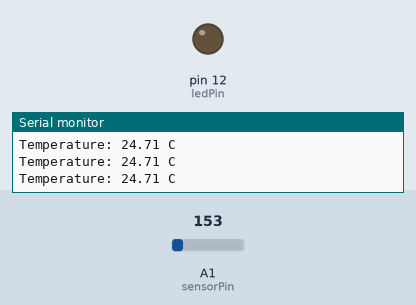
Bench run of a sketch on a simulated Arduino Uno, built with avr-gcc and run on an emulated ATmega328P. Parts: output pins drawn as LEDs (lit = HIGH), the last lines printed to the serial monitor. The test bench sets the inputs (shaded band); at power-on: A1 (sensorPin) = 153.

Above: at 1.3 s.
1.4 s: A1 (sensorPin) set to 180
At 2.7 s:
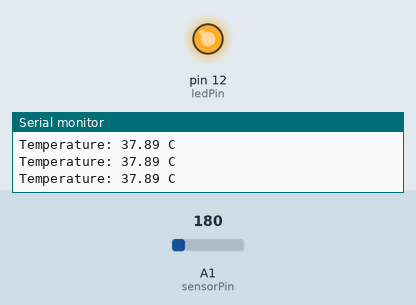
3.0 s: A1 (sensorPin) set to 133
At 4.0 s:
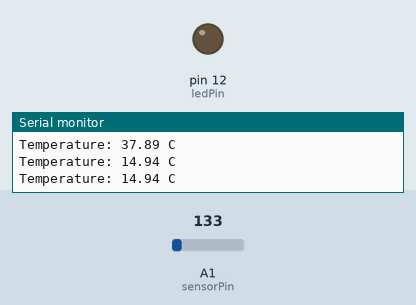
4.5 s: A1 (sensorPin) set to 165
At 5.2 s:
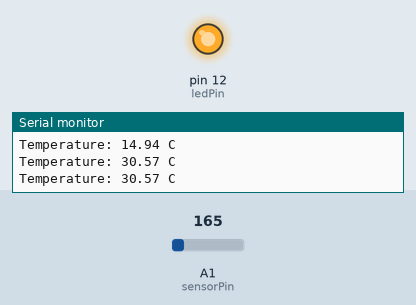
Timing chart, 0 to 7.5 s (numbered marks = the images above; inputs shaded):
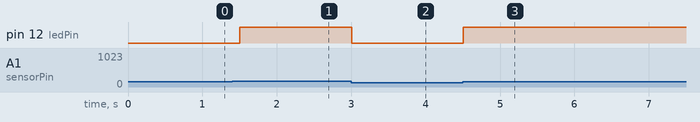

The sketch:

Smart_temperature_project.ino
```cpp
// Project 3: Temperature Monitoring System
int sensorPin = A1; // Temperature sensor connected to A1
int ledPin = 12;    // Indicator LED connected to 12

void setup() {
  pinMode(ledPin, OUTPUT);
  Serial.begin(9600);
}

void loop() {
  int sensorReading = analogRead(sensorPin);

  // Converting the analog reading to Voltage
  float voltage = sensorReading * (5.0 / 1024.0);

  // Converting Voltage to Celsius (For TMP36 sensor)
  float temperatureC = (voltage - 0.5) * 100;

  Serial.print("Temperature: ");
  Serial.print(temperatureC);
  Serial.println(" C");

  // Threshold: If temperature is above 30 degrees, turn on LED
  if (temperatureC > 30) {
    digitalWrite(ledPin, HIGH);
  } else {
    digitalWrite(ledPin, LOW);
  }

  delay(500);
}
```

Measured:
- the behaviour switches between 163 and 164 on A1 (sensorPin) (found by bisection; images 0 and 1)
- after the input at 1.4 s, pin 12 (ledPin): LOW → HIGH after 0.10 s
- after the input at 3.0 s, pin 12 (ledPin): HIGH → LOW at once
- after the input at 4.5 s, pin 12 (ledPin): LOW → HIGH at once
